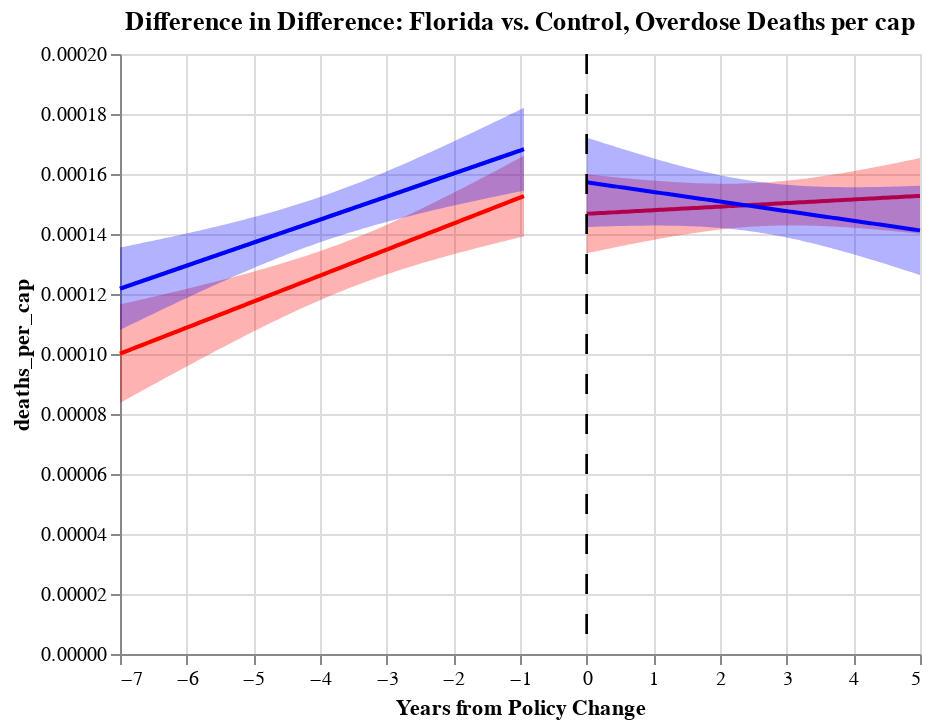

The notebook cell saved with this chart:
### Code cell
#Difference in difference plot, deaths, FL vs control
diff_fl_death=con_chart_death+fl_chart_death+sep_line
diff_fl_death
